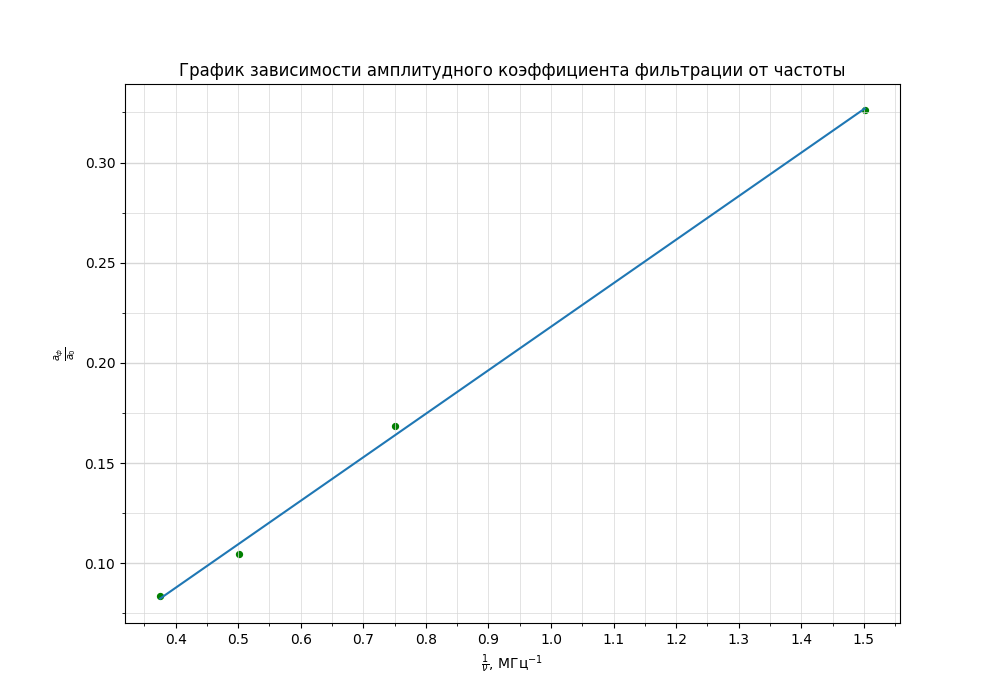

Python code for this plot:
import numpy as np
import matplotlib.pyplot as plt
from matplotlib.ticker import MultipleLocator

plt.figure(figsize=(10,7))  #Размер изображения
plt.title('График зависимости амплитудного коэффициента фильтрации от частоты') # Заголовок

x = [1,	2,	3,	4,	5,	6,	7,	8] # Координата x
y = [17.4,	246.3,	20.7,	267.8,	30.22,	245.5,	34,	252] # Координата y
y1 = [0,	80.3,	0,	45.12,	0,	25.66,	0,	21.11]

for i in range(0, 8):
    y[i] = y1[i] / y[i]

x = [_x*0.333 for _x in x]


plt.xlabel(r'$\frac{1}{\nu}$, МГц$^{-1}$') # Подпись абсцисс
plt.ylabel(r'$\frac{a_{ф}}{a_{0}}$') # Подпись ординат


xx = [0, 0, 0, 0]
yy = [0, 0, 0, 0]

for i in range(0, 4):
    xx[i] = x[2*i+1]
    yy[i] = y[2*i+1]


xx = [1/_xx for _xx in xx]

plt.scatter(xx, yy, s=18, c='green')  # Экспериментальные точки на графике

p = np.polyfit(xx, yy, deg=1) # Построение кривой по мнк
p_f = np.poly1d(p)
plt.plot(xx, p_f(xx))
print(p_f)

#plt.plot(xx, yy)


DP = 2
ax = plt.gca()

## Характеристики сетки

ax.yaxis.set_minor_locator(MultipleLocator(0.025))
ax.yaxis.set_major_locator(MultipleLocator(0.05))
ax.xaxis.set_minor_locator(MultipleLocator(0.05))
ax.xaxis.set_major_locator(MultipleLocator(0.1))
ax.yaxis.grid(True,'major',linewidth=2/DP,linestyle='-',color='#d7d7d7')
ax.xaxis.grid(True,'minor',linewidth=1/DP,linestyle='-',color='#d7d7d7')
ax.yaxis.grid(True,'minor',linewidth=1/DP,linestyle='-',color='#d7d7d7')
ax.xaxis.grid(True,'major',linewidth=1/DP,linestyle='-',color='#d7d7d7',zorder=0)

plt.savefig('E')
